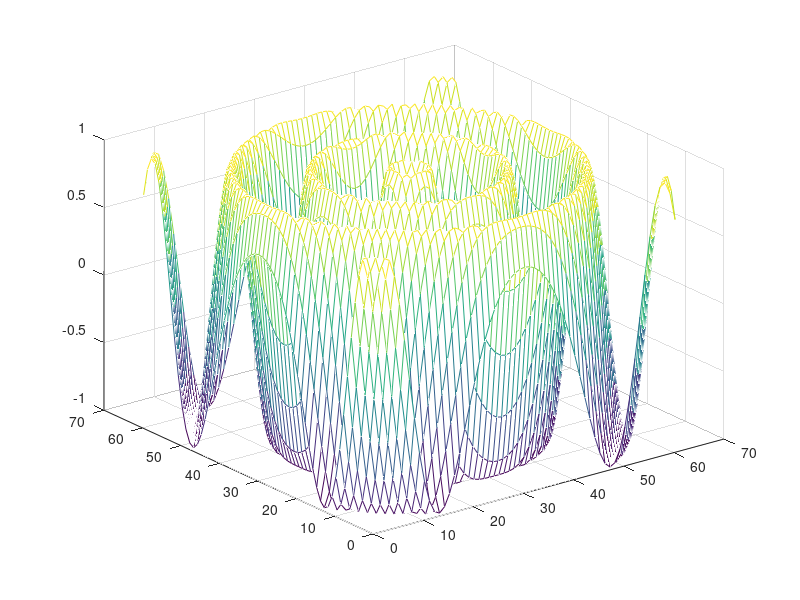
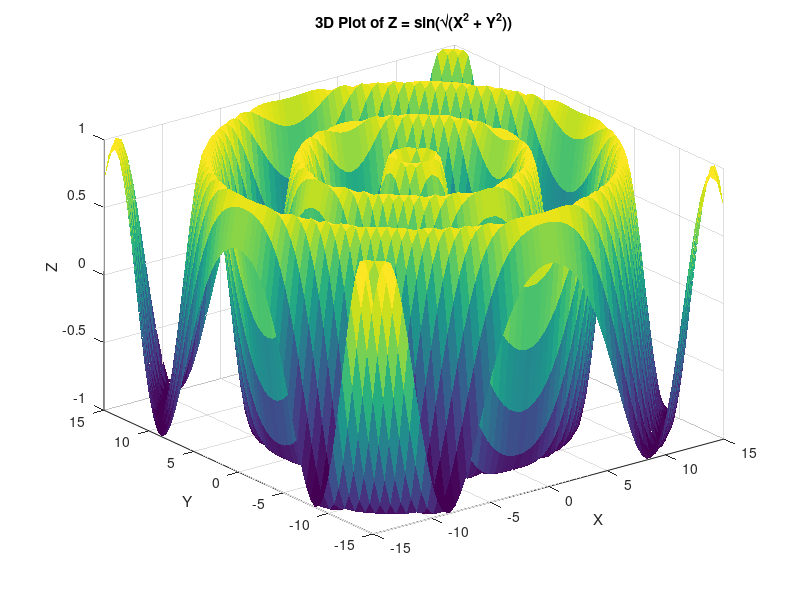

The MATLAB source for these figures, in order:
clear all; clc; close all;
% Script plot_3D
% Define the function
f = @(X, Y) sin(sqrt(X.^2 + Y.^2));

x = -15:0.5:15; %method 1 for domain
y=x;
[X,Y] = meshgrid(x,y);
%method 2 for domain
% [X, Y] = meshgrid(-15:0.5:15, -15:0.5:15);

% Evaluate the function on the grid
Z = f(X, Y);

% Plot the 3D surface
figure
mesh(Z)
figure;
surf(X, Y, Z, 'EdgeColor', 'none');
title('3D Plot of Z = sin(\surd(X^2 + Y^2))');
xlabel('X');
ylabel('Y');
zlabel('Z');
grid on;
